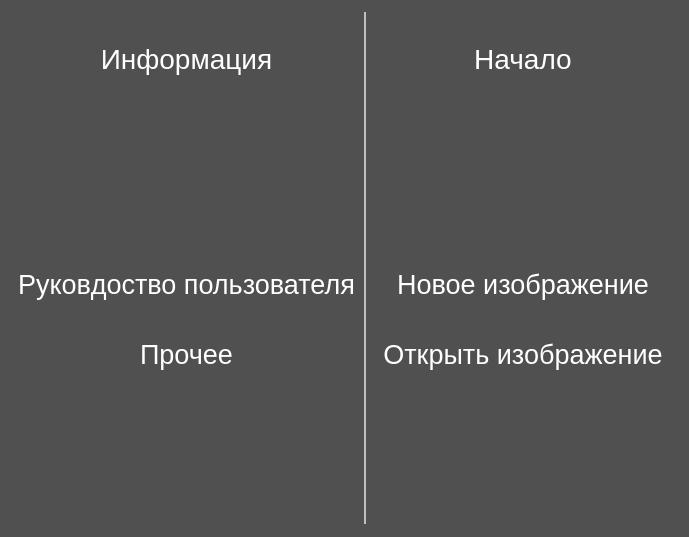
<?xml version="1.0" encoding="UTF-8"?>
<ui version="4.0">
 <class>MainWindow</class>
 <widget class="QMainWindow" name="MainWindow">
  <property name="geometry">
   <rect>
    <x>0</x>
    <y>0</y>
    <width>689</width>
    <height>537</height>
   </rect>
  </property>
  <property name="windowTitle">
   <string>NeuroEditer</string>
  </property>
  <property name="toolTipDuration">
   <number>-6</number>
  </property>
  <property name="styleSheet">
   <string notr="true">#splitLine{
	border: 1px solid #C0C0C0;
	left: 50%;
}

*{
	background-color: #505050;
	border: None;
	color: #FFFFFF;
}

QLabel{
	text-align: center;
	font-size: 28px
}

QPushButton{
	border-radius: 3px;
	font-size: 20pt;
}

QPushButton:hover {
	background: qlineargradient(x1:0, y1:0, x2:0, y2:1,
                                             stop:0 #C3C3C3, stop:1  #505050);
}</string>
  </property>
  <widget class="QWidget" name="centralwidget">
   <layout class="QGridLayout" name="gridLayout">
    <item row="0" column="0">
     <layout class="QHBoxLayout" name="horizontalLayout">
      <property name="spacing">
       <number>0</number>
      </property>
      <item>
       <widget class="QWidget" name="InfoBlock" native="true">
        <property name="sizePolicy">
         <sizepolicy hsizetype="Expanding" vsizetype="MinimumExpanding">
          <horstretch>0</horstretch>
          <verstretch>0</verstretch>
         </sizepolicy>
        </property>
        <layout class="QVBoxLayout" name="verticalLayout_6">
         <property name="spacing">
          <number>0</number>
         </property>
         <property name="leftMargin">
          <number>0</number>
         </property>
         <property name="topMargin">
          <number>0</number>
         </property>
         <property name="rightMargin">
          <number>0</number>
         </property>
         <property name="bottomMargin">
          <number>0</number>
         </property>
         <item>
          <widget class="QFrame" name="title">
           <property name="sizePolicy">
            <sizepolicy hsizetype="Expanding" vsizetype="Minimum">
             <horstretch>0</horstretch>
             <verstretch>0</verstretch>
            </sizepolicy>
           </property>
           <property name="maximumSize">
            <size>
             <width>16777215</width>
             <height>100</height>
            </size>
           </property>
           <property name="frameShape">
            <enum>QFrame::StyledPanel</enum>
           </property>
           <property name="frameShadow">
            <enum>QFrame::Raised</enum>
           </property>
           <layout class="QVBoxLayout" name="verticalLayout">
            <property name="spacing">
             <number>0</number>
            </property>
            <property name="leftMargin">
             <number>0</number>
            </property>
            <property name="topMargin">
             <number>0</number>
            </property>
            <property name="rightMargin">
             <number>0</number>
            </property>
            <property name="bottomMargin">
             <number>0</number>
            </property>
            <item>
             <widget class="QLabel" name="label_info">
              <property name="sizePolicy">
               <sizepolicy hsizetype="Expanding" vsizetype="Expanding">
                <horstretch>0</horstretch>
                <verstretch>0</verstretch>
               </sizepolicy>
              </property>
              <property name="text">
               <string>Информация</string>
              </property>
              <property name="alignment">
               <set>Qt::AlignCenter</set>
              </property>
             </widget>
            </item>
           </layout>
          </widget>
         </item>
         <item>
          <widget class="QFrame" name="buttons">
           <property name="sizePolicy">
            <sizepolicy hsizetype="Expanding" vsizetype="Expanding">
             <horstretch>0</horstretch>
             <verstretch>0</verstretch>
            </sizepolicy>
           </property>
           <property name="frameShape">
            <enum>QFrame::StyledPanel</enum>
           </property>
           <property name="frameShadow">
            <enum>QFrame::Raised</enum>
           </property>
           <layout class="QVBoxLayout" name="verticalLayout_2">
            <item>
             <spacer name="verticalSpacer_2">
              <property name="orientation">
               <enum>Qt::Vertical</enum>
              </property>
              <property name="sizeHint" stdset="0">
               <size>
                <width>20</width>
                <height>40</height>
               </size>
              </property>
             </spacer>
            </item>
            <item>
             <widget class="QPushButton" name="manualBtn">
              <property name="sizePolicy">
               <sizepolicy hsizetype="Minimum" vsizetype="Preferred">
                <horstretch>0</horstretch>
                <verstretch>0</verstretch>
               </sizepolicy>
              </property>
              <property name="minimumSize">
               <size>
                <width>0</width>
                <height>64</height>
               </size>
              </property>
              <property name="text">
               <string>Руковдоство пользователя</string>
              </property>
             </widget>
            </item>
            <item>
             <widget class="QPushButton" name="moreBtn">
              <property name="sizePolicy">
               <sizepolicy hsizetype="Minimum" vsizetype="Preferred">
                <horstretch>0</horstretch>
                <verstretch>0</verstretch>
               </sizepolicy>
              </property>
              <property name="minimumSize">
               <size>
                <width>0</width>
                <height>64</height>
               </size>
              </property>
              <property name="text">
               <string>Прочее</string>
              </property>
             </widget>
            </item>
            <item>
             <spacer name="verticalSpacer">
              <property name="orientation">
               <enum>Qt::Vertical</enum>
              </property>
              <property name="sizeHint" stdset="0">
               <size>
                <width>20</width>
                <height>96</height>
               </size>
              </property>
             </spacer>
            </item>
           </layout>
          </widget>
         </item>
        </layout>
       </widget>
      </item>
      <item>
       <widget class="QFrame" name="splitLine">
        <property name="sizePolicy">
         <sizepolicy hsizetype="Minimum" vsizetype="Preferred">
          <horstretch>0</horstretch>
          <verstretch>0</verstretch>
         </sizepolicy>
        </property>
        <property name="minimumSize">
         <size>
          <width>2</width>
          <height>200</height>
         </size>
        </property>
        <property name="maximumSize">
         <size>
          <width>2</width>
          <height>512</height>
         </size>
        </property>
        <property name="frameShape">
         <enum>QFrame::StyledPanel</enum>
        </property>
        <property name="frameShadow">
         <enum>QFrame::Raised</enum>
        </property>
       </widget>
      </item>
      <item>
       <widget class="QWidget" name="FuncBlock" native="true">
        <property name="sizePolicy">
         <sizepolicy hsizetype="Expanding" vsizetype="MinimumExpanding">
          <horstretch>0</horstretch>
          <verstretch>0</verstretch>
         </sizepolicy>
        </property>
        <layout class="QVBoxLayout" name="verticalLayout_3">
         <property name="spacing">
          <number>0</number>
         </property>
         <property name="leftMargin">
          <number>0</number>
         </property>
         <property name="topMargin">
          <number>0</number>
         </property>
         <property name="rightMargin">
          <number>0</number>
         </property>
         <property name="bottomMargin">
          <number>0</number>
         </property>
         <item>
          <widget class="QFrame" name="func_title">
           <property name="sizePolicy">
            <sizepolicy hsizetype="Expanding" vsizetype="Minimum">
             <horstretch>0</horstretch>
             <verstretch>0</verstretch>
            </sizepolicy>
           </property>
           <property name="maximumSize">
            <size>
             <width>16777215</width>
             <height>100</height>
            </size>
           </property>
           <property name="frameShape">
            <enum>QFrame::StyledPanel</enum>
           </property>
           <property name="frameShadow">
            <enum>QFrame::Raised</enum>
           </property>
           <layout class="QVBoxLayout" name="verticalLayout_4">
            <property name="spacing">
             <number>0</number>
            </property>
            <property name="leftMargin">
             <number>0</number>
            </property>
            <property name="topMargin">
             <number>0</number>
            </property>
            <property name="rightMargin">
             <number>0</number>
            </property>
            <property name="bottomMargin">
             <number>0</number>
            </property>
            <item>
             <widget class="QLabel" name="label_func">
              <property name="sizePolicy">
               <sizepolicy hsizetype="Expanding" vsizetype="Expanding">
                <horstretch>0</horstretch>
                <verstretch>0</verstretch>
               </sizepolicy>
              </property>
              <property name="text">
               <string>Начало</string>
              </property>
              <property name="alignment">
               <set>Qt::AlignCenter</set>
              </property>
             </widget>
            </item>
           </layout>
          </widget>
         </item>
         <item>
          <widget class="QFrame" name="func_buttons">
           <property name="sizePolicy">
            <sizepolicy hsizetype="Expanding" vsizetype="Expanding">
             <horstretch>0</horstretch>
             <verstretch>0</verstretch>
            </sizepolicy>
           </property>
           <property name="frameShape">
            <enum>QFrame::StyledPanel</enum>
           </property>
           <property name="frameShadow">
            <enum>QFrame::Raised</enum>
           </property>
           <layout class="QVBoxLayout" name="verticalLayout_5">
            <item>
             <spacer name="verticalSpacer_4">
              <property name="orientation">
               <enum>Qt::Vertical</enum>
              </property>
              <property name="sizeHint" stdset="0">
               <size>
                <width>20</width>
                <height>40</height>
               </size>
              </property>
             </spacer>
            </item>
            <item>
             <widget class="QPushButton" name="newBtn">
              <property name="sizePolicy">
               <sizepolicy hsizetype="Minimum" vsizetype="Preferred">
                <horstretch>0</horstretch>
                <verstretch>0</verstretch>
               </sizepolicy>
              </property>
              <property name="minimumSize">
               <size>
                <width>0</width>
                <height>64</height>
               </size>
              </property>
              <property name="text">
               <string>Новое изображение</string>
              </property>
              <property name="icon">
               <iconset resource="icons/icons.qrc">
                <normaloff>:/icons/new.png</normaloff>:/icons/new.png</iconset>
              </property>
              <property name="iconSize">
               <size>
                <width>64</width>
                <height>64</height>
               </size>
              </property>
             </widget>
            </item>
            <item>
             <widget class="QPushButton" name="openBtn">
              <property name="sizePolicy">
               <sizepolicy hsizetype="Minimum" vsizetype="Preferred">
                <horstretch>0</horstretch>
                <verstretch>0</verstretch>
               </sizepolicy>
              </property>
              <property name="minimumSize">
               <size>
                <width>0</width>
                <height>64</height>
               </size>
              </property>
              <property name="text">
               <string>Открыть изображение</string>
              </property>
              <property name="icon">
               <iconset resource="icons/icons.qrc">
                <normaloff>:/icons/folder.png</normaloff>:/icons/folder.png</iconset>
              </property>
              <property name="iconSize">
               <size>
                <width>64</width>
                <height>64</height>
               </size>
              </property>
             </widget>
            </item>
            <item>
             <spacer name="verticalSpacer_3">
              <property name="orientation">
               <enum>Qt::Vertical</enum>
              </property>
              <property name="sizeHint" stdset="0">
               <size>
                <width>20</width>
                <height>96</height>
               </size>
              </property>
             </spacer>
            </item>
           </layout>
          </widget>
         </item>
        </layout>
       </widget>
      </item>
     </layout>
    </item>
   </layout>
  </widget>
 </widget>
 <resources>
  <include location="icons/icons.qrc"/>
 </resources>
 <connections/>
</ui>
